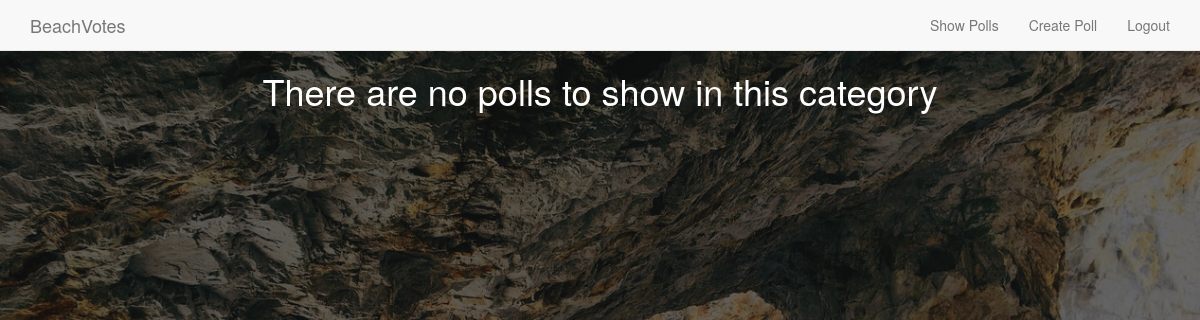
Page /poll/category/6/ (signed in) on the earlier database version.
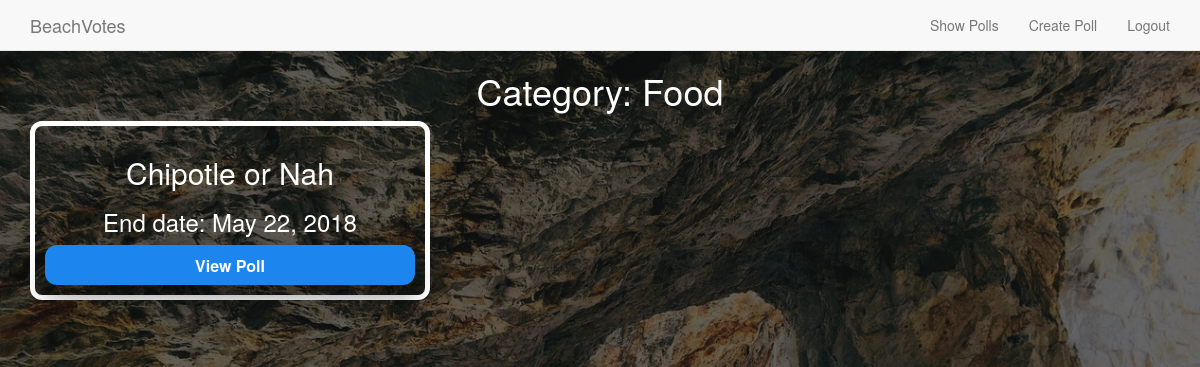
Same page on the later database version.
### poll/models.py (models this page shows, shortened)
class Category(models.Model):
    group_name = models.CharField(max_length = 50, unique = True, null = False)
    def __init__(self, *args, **kwargs):
        models.Model.__init__(self, *args, **kwargs)
    def __str__(self):
        return self.group_name
    class Meta:
        verbose_name_plural = 'Categories'

class Poll(models.Model):
    category = models.ForeignKey(Category, on_delete=models.CASCADE)
    poll_creator = models.ForeignKey(User, on_delete=models.CASCADE)
    title_question = models.CharField(max_length = 128, unique = True, null = False)
    start_date = models.DateField(default = datetime.date.today, null = False)
    end_date =  models.DateField(default = datetime.date.today() + datetime.timedelta(days=1),
                                 null = False)
    def __init__(self, *args, **kwargs):
        models.Model.__init__(self, *args, **kwargs)

### poll/views.py (the view)
# urls.py: url(r'^category/(?P<category>[0-9]+)/$', views.view_category, name='view_category'),
@login_required
def view_category(request, category):
    context_dict = { 'polls' : Poll.objects.filter(category = category) }
    context_dict['category_name'] = Category.objects.get(id = category)
    return render(request, 'poll/view_category.html', context_dict)

### templates/poll/view_category.html
{% extends 'poll/base.html' %}
{% block body_block %}
<body class = 'viewcategorypage'>
<div class="container">
  {% if polls %}
    <h1 class="text-center">Category: {{ category_name }}</h1>
    {% for poll in polls %}
      <div class="row col-xs-6 pollcontainer" >
        <h2>{{ poll.title_question }}</h2>
        <h3>End date: {{ poll.end_date }}</h3>
          <a href="{% url 'view_poll' poll.id user.id %}" class = "categorybutton">
          View Poll
          </a>
      </div>
    {% endfor %}
  {% else %}
    <h1 class="text-center">There are no polls to show in this category</h1>
  {% endif %}
</div>
</body>
{% endblock %}

Differences in the rows shown:
now on this page (row unchanged): Category: group_name "Food"
added Poll: title_question "Chipotle or Nah", end_date "May 22, 2018"
Other differences:
text no longer shown: "There are no polls to show in this category"
text now shown: "Category:"
